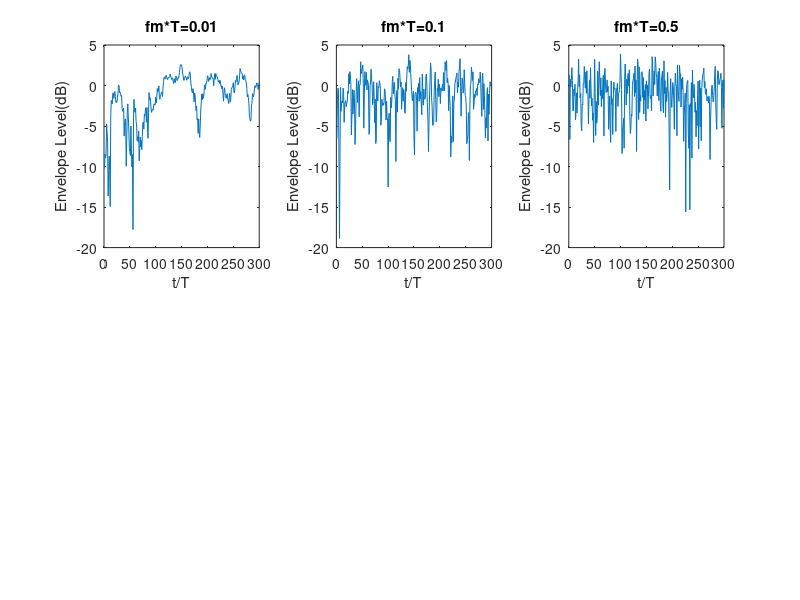

The MATLAB source for this figure: (Note: this script raises an error after producing the figure.)
clc;
clear all; 
close all; 
%% variable
fm_1 = 0.01;
fm_2 = 0.1;
fm_3 = 0.5;

T = 1;
omega_p = 1;
% when fm = 0.01
s_1 = 2-cos(pi*fm_1*T/2)-sqrt((2-cos(pi*fm_1*T/2))^2-1);
sigma_1=((1+s_1)*omega_p)/((1-s_1)*2);
gI1(1)=sqrt(0.01)*randn(1);
gQ1(1)=sqrt(0.01)*randn(1);
g1(1)=gI1(1)+j*gQ1(1);
g1dB(1)=10*log10(abs(g1(1)));
% when fm = 0.1
s_2 = 2-cos(pi*fm_2*T/2)-sqrt((2-cos(pi*fm_2*T/2))^2-1);
sigma_2=((1+s_2)*omega_p)/((1-s_2)*2);
gI2(1)=sqrt(0.1)*randn(1);
gQ2(1)=sqrt(0.1)*randn(1);
g2(1)=gI2(1)+j*gQ2(1);
g2dB(1)=10*log10(abs(g2(1)));
% when fm - 0.5
s_3 = 2-cos(pi*fm_3*T/2)-sqrt((2-cos(pi*fm_3*T/2))^2-1);
sigma_3=((1+s_3)*omega_p)/((1-s_3)*2);
gI3(1)=sqrt(0.5)*randn(1);
gQ3(1)=sqrt(0.5)*randn(1);
g3(1)=gI3(1)+j*gQ3(1);
g3dB(1)=10*log10(abs(g3(1)));

for t=1:1:1001    
wa1=sqrt(sigma_1)*randn(1);
wa2=sqrt(sigma_1)*randn(1);
gI1(t+1)=s_1*gI1(t)+(1-s_1)*wa1;
gQ1(t+1)=s_1*gQ1(t)+(1-s_1)*wa2;
g1(t+1)=gI1(t+1)+j*gQ1(t+1);
g1dB(t+1)=10*log10(abs(g1(t+1)));

wb1=sqrt(sigma_2)*randn(1);
wb2=sqrt(sigma_2)*randn(1);
gI2(t+1)=s_2*gI2(t)+(1-s_2)*wb1;
gQ2(t+1)=s_2*gQ2(t)+(1-s_2)*wb2;
g2(t+1)=gI2(t+1)+j*gQ2(t+1);
g2dB(t+1)=10*log10(abs(g2(t+1)));

wc1=sqrt(sigma_3)*randn(1);
wc2=sqrt(sigma_3)*randn(1);
gI3(t+1)=s_3*gI3(t)+(1-s_3)*wc1;
gQ3(t+1)=s_3*gQ3(t)+(1-s_3)*wc2;
g3(t+1)=gI3(t+1)+j*gQ3(t+1);
g3dB(t+1)=10*log10(abs(g3(t+1)));
end

%% Plot
t=1:1:300;
subplot(2,3,1);
plot(t,g1dB(t));
title('fm*T=0.01');
xlabel('t/T');
ylabel('Envelope Level(dB)');
subplot(2,3,2);
plot(t,g2dB(t));
title('fm*T=0.1');
xlabel('t/T');
ylabel('Envelope Level(dB)');
subplot(2,3,3);
plot(t,g3dB(t));
title('fm*T=0.5');
xlabel('t/T');
ylabel('Envelope Level(dB)');


[ACF,lags,bounds]=autocorr(g1,1000);
t=0:0.01:10;
subplot(2,3,4);
plot(t,ACF);
title('fm*T=0.01');
xlabel('Time difference(fm*\tau)');
ylabel('Autocorrelation');

[ACF,lags,bounds]=autocorr(g2,100);
t=0:0.1:10;
subplot(2,3,5);
plot(t,ACF);
title('fm*T=0.1');
xlabel('Time difference(fm*\tau)');
ylabel('Autocorrelation');

[ACF,lags,bounds]=autocorr(g3,10);
t=0:1:10;
subplot(2,3,6);
plot(t,ACF);
title('fm*T=0.5');
xlabel('Time difference(fm*\tau)');
ylabel('Autocorrelation');